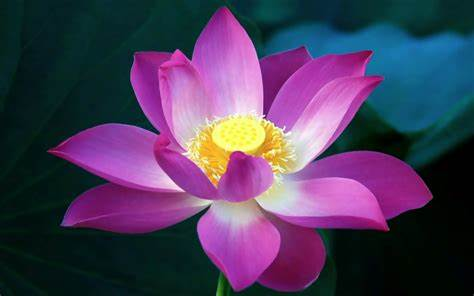
%> input picture creative-filter-uses/samples/flower-image.jpg, 474 x 296 px
$ octave edge_detection.m   (GNU Octave 9; MATLAB toolbox functions it lacks are replaced by stand-ins)
%> lines starting %> are read from the running program, lines starting %| are printed output that depends on the picture
% Read an image and convert to grayscale
img = imread('samples\flower-image.jpg');
%> img is the input picture: size 296x474x3 uint8; mean R, G, B 75.1, 60.8, 90.3
grayImg = rgb2gray(img);
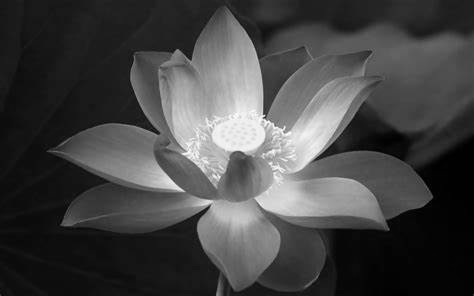
%> grayImg: size 296x474 uint8; min 0, max 254, mean 68.4

% Create a high-pass filter (Sobel)
h = fspecial('sobel');

% Apply the filter to the image
edges = imfilter(grayImg, h);
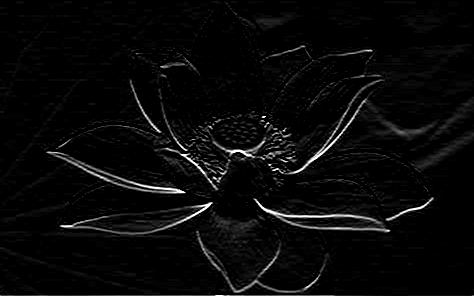
%> edges: size 296x474 uint8; min 0, max 255, mean 8.8

% Display the original image and edges
figure;
subplot(1, 2, 1);
imshow(grayImg);
title('Original Image');
subplot(1, 2, 2);
imshow(edges);
title('Edges Detected');

%% Frequency Domain Analysis

% FFT of original and edge images
fftOriginal = fftshift(fft2(grayImg));
fftEdges = fftshift(fft2(edges));

% Compute magnitude spectra
fftOriginal_mag = abs(fftOriginal);
fftEdges_mag = abs(fftEdges);

% Display magnitudes of FFTs (using log scale for better visualization)
figure;
subplot(1,2,1);
imshow(log(1 + fftOriginal_mag), []);
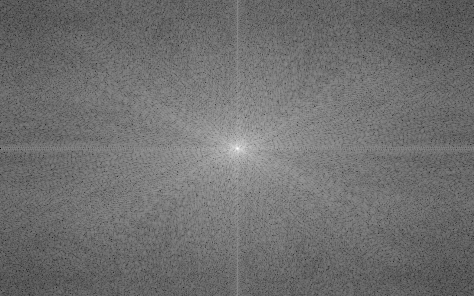
%> displayed picture: size 296x474, on the screen's scale of 0 to 255; min 0, max 255, mean 111.4
title('FFT Original Image');
subplot(1,2,2);
imshow(log(1 + fftEdges_mag), []);
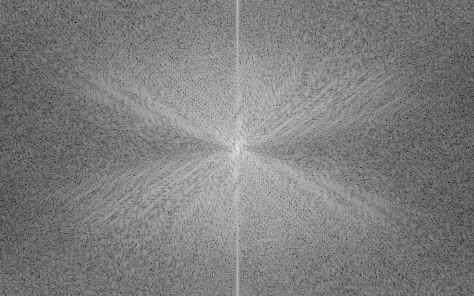
%> displayed picture: size 296x474, on the screen's scale of 0 to 255; min 0, max 255, mean 126
title('FFT Edges Detected');

%% Time Domain Analysis

% Select a row/column for line profile (e.g., center row)
centerLine = round(size(grayImg,1)/2);  % Center row
%> centerLine = 148
originalProfile = grayImg(centerLine,:);
%> originalProfile = 474 values, max 242 at index 227, min 1 at index 465, mean 98.11
edgesProfile = edges(centerLine,:);
%> edgesProfile = 474 values, max 255 at index 183, min 0 at index 1, mean 14.95

figure;
plot(originalProfile, 'b', 'DisplayName', 'Original');
hold on;
plot(edgesProfile, 'r', 'DisplayName', 'Edges');
title('Pixel Intensity Profile (Center Row)');
xlabel('Pixel Position');
ylabel('Intensity');
legend show;
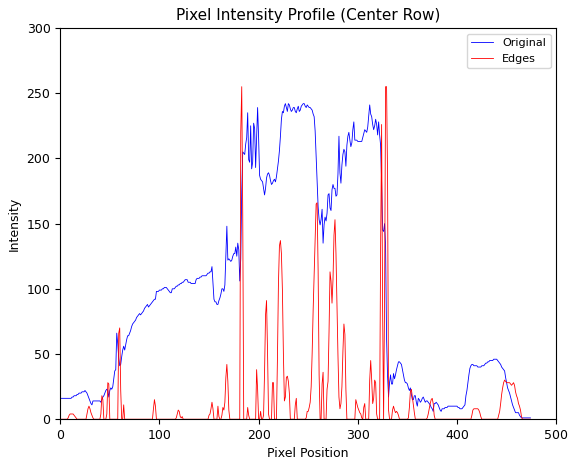
%> figure redrawn from the program's plot data; curve peaks at x = 227, y = 242; curve peaks at x = 183, y = 255
